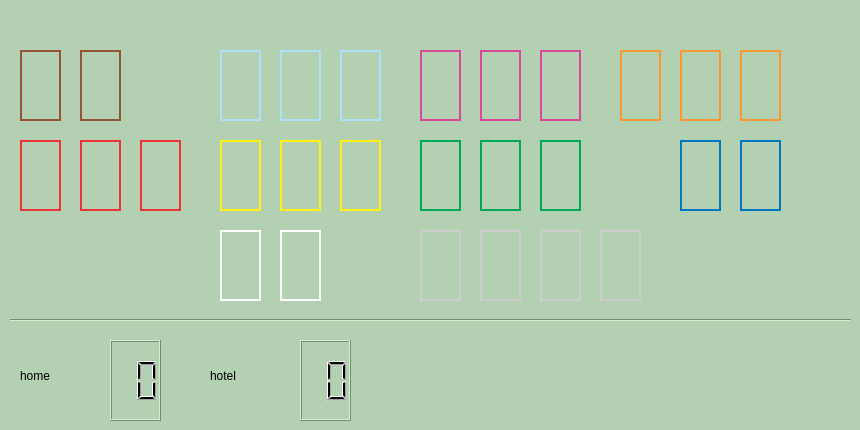
   <widget class="QWidget" name="tab2">
    <property name="autoFillBackground">
     <bool>false</bool>
    </property>
    <property name="styleSheet">
     <string notr="true">QWidget {
	background-color: #b4d0b2;
}</string>
    </property>
    <attribute name="title">
     <string>Player 2 ($1,500)</string>
    </attribute>
    <widget class="QLabel" name="a29_2">
     <property name="geometry">
      <rect>
       <x>340</x>
       <y>140</y>
       <width>41</width>
       <height>71</height>
      </rect>
     </property>
     <property name="autoFillBackground">
      <bool>false</bool>
     </property>
     <property name="styleSheet">
      <string notr="true">border: 1.5px solid #fff213</string>
     </property>
     <property name="text">
      <string/>
     </property>
    </widget>
    <widget class="QLabel" name="a23_2">
     <property name="geometry">
      <rect>
       <x>80</x>
       <y>140</y>
       <width>41</width>
       <height>71</height>
      </rect>
     </property>
     <property name="autoFillBackground">
      <bool>false</bool>
     </property>
     <property name="styleSheet">
      <string notr="true">border: 1.5px solid #ee3338</string>
     </property>
     <property name="text">
      <string/>
     </property>
    </widget>
    <widget class="QLabel" name="a3_2">
     <property name="geometry">
      <rect>
       <x>80</x>
       <y>50</y>
       <width>41</width>
       <height>71</height>
      </rect>
     </property>
     <property name="autoFillBackground">
      <bool>false</bool>
     </property>
     <property name="styleSheet">
      <string notr="true">border: 1.5px solid #955436</string>
     </property>
     <property name="text">
      <string/>
     </property>
    </widget>
    <widget class="QLabel" name="a12_2">
     <property name="geometry">
      <rect>
       <x>220</x>
       <y>230</y>
       <width>41</width>
       <height>71</height>
      </rect>
     </property>
     <property name="autoFillBackground">
      <bool>false</bool>
     </property>
     <property name="styleSheet">
      <string notr="true">border: 1.5px solid #ffffff</string>
     </property>
     <property name="text">
      <string/>
     </property>
    </widget>
    <widget class="QLCDNumber" name="home_number_2">
     <property name="geometry">
      <rect>
       <x>110</x>
       <y>340</y>
       <width>51</width>
       <height>81</height>
      </rect>
     </property>
     <property name="digitCount">
      <number>2</number>
     </property>
    </widget>
    <widget class="QLabel" name="a18_2">
     <property name="geometry">
      <rect>
       <x>680</x>
       <y>50</y>
       <width>41</width>
       <height>71</height>
      </rect>
     </property>
     <property name="autoFillBackground">
      <bool>false</bool>
     </property>
     <property name="styleSheet">
      <string notr="true">border: 1.5px solid #f89734</string>
     </property>
     <property name="text">
      <string/>
     </property>
    </widget>
    <widget class="QLabel" name="a6_2">
     <property name="geometry">
      <rect>
       <x>220</x>
       <y>50</y>
       <width>41</width>
       <height>71</height>
      </rect>
     </property>
     <property name="autoFillBackground">
      <bool>false</bool>
     </property>
     <property name="styleSheet">
      <string notr="true">border: 1.5px solid #ade1fa</string>
     </property>
     <property name="text">
      <string/>
     </property>
    </widget>
    <widget class="QLabel" name="a21_2">
     <property name="geometry">
      <rect>
       <x>20</x>
       <y>140</y>
       <width>41</width>
       <height>71</height>
      </rect>
     </property>
     <property name="autoFillBackground">
      <bool>false</bool>
     </property>
     <property name="styleSheet">
      <string notr="true">border: 1.5px solid #ee3338</string>
     </property>
     <property name="text">
      <string/>
     </property>
    </widget>
    <widget class="QLabel" name="a16_2">
     <property name="geometry">
      <rect>
       <x>620</x>
       <y>50</y>
       <width>41</width>
       <height>71</height>
      </rect>
     </property>
     <property name="autoFillBackground">
      <bool>false</bool>
     </property>
     <property name="styleSheet">
      <string notr="true">border: 1.5px solid #f89734</string>
     </property>
     <property name="text">
      <string/>
     </property>
    </widget>
    <widget class="QLabel" name="a39_2">
     <property name="geometry">
      <rect>
       <x>740</x>
       <y>140</y>
       <width>41</width>
       <height>71</height>
      </rect>
     </property>
     <property name="autoFillBackground">
      <bool>false</bool>
     </property>
     <property name="styleSheet">
      <string notr="true">border: 1.5px solid #0077be</string>
     </property>
     <property name="text">
      <string/>
     </property>
    </widget>
    <widget class="QLabel" name="a9_2">
     <property name="geometry">
      <rect>
       <x>340</x>
       <y>50</y>
       <width>41</width>
       <height>71</height>
      </rect>
     </property>
     <property name="autoFillBackground">
      <bool>false</bool>
     </property>
     <property name="styleSheet">
      <string notr="true">border: 1.5px solid #ade1fa</string>
     </property>
     <property name="text">
      <string/>
     </property>
    </widget>
    <widget class="Line" name="line_2">
     <property name="geometry">
      <rect>
       <x>10</x>
       <y>310</y>
       <width>841</width>
       <height>20</height>
      </rect>
     </property>
     <property name="orientation">
      <enum>Qt::Horizontal</enum>
     </property>
    </widget>
    <widget class="QLabel" name="a11_2">
     <property name="geometry">
      <rect>
       <x>420</x>
       <y>50</y>
       <width>41</width>
       <height>71</height>
      </rect>
     </property>
     <property name="autoFillBackground">
      <bool>false</bool>
     </property>
     <property name="styleSheet">
      <string notr="true">border: 1.5px solid #d94999</string>
     </property>
     <property name="text">
      <string/>
     </property>
    </widget>
    <widget class="QLabel" name="a24_2">
     <property name="geometry">
      <rect>
       <x>140</x>
       <y>140</y>
       <width>41</width>
       <height>71</height>
      </rect>
     </property>
     <property name="autoFillBackground">
      <bool>false</bool>
     </property>
     <property name="styleSheet">
      <string notr="true">border: 1.5px solid #ee3338</string>
     </property>
     <property name="text">
      <string/>
     </property>
    </widget>
    <widget class="QLabel" name="a8_2">
     <property name="geometry">
      <rect>
       <x>280</x>
       <y>50</y>
       <width>41</width>
       <height>71</height>
      </rect>
     </property>
     <property name="autoFillBackground">
      <bool>false</bool>
     </property>
     <property name="styleSheet">
      <string notr="true">border: 1.5px solid #ade1fa</string>
     </property>
     <property name="text">
      <string/>
     </property>
    </widget>
    <widget class="QLabel" name="a25_2">
     <property name="geometry">
      <rect>
       <x>540</x>
       <y>230</y>
       <width>41</width>
       <height>71</height>
      </rect>
     </property>
     <property name="autoFillBackground">
      <bool>false</bool>
     </property>
     <property name="styleSheet">
      <string notr="true">border: 1.5px solid #ccc</string>
     </property>
     <property name="text">
      <string/>
     </property>
    </widget>
    <widget class="QLabel" name="a1_2">
     <property name="geometry">
      <rect>
       <x>20</x>
       <y>50</y>
       <width>41</width>
       <height>71</height>
      </rect>
     </property>
     <property name="autoFillBackground">
      <bool>false</bool>
     </property>
     <property name="styleSheet">
      <string notr="true">border: 1.5px solid #955436</string>
     </property>
     <property name="text">
      <string/>
     </property>
    </widget>
    <widget class="QLCDNumber" name="hotel_number_2">
     <property name="geometry">
      <rect>
       <x>300</x>
       <y>340</y>
       <width>51</width>
       <height>81</height>
      </rect>
     </property>
     <property name="digitCount">
      <number>2</number>
     </property>
    </widget>
    <widget class="QLabel" name="a28_2">
     <property name="geometry">
      <rect>
       <x>280</x>
       <y>230</y>
       <width>41</width>
       <height>71</height>
      </rect>
     </property>
     <property name="autoFillBackground">
      <bool>false</bool>
     </property>
     <property name="styleSheet">
      <string notr="true">border: 1.5px solid #ffffff</string>
     </property>
     <property name="text">
      <string/>
     </property>
    </widget>
    <widget class="QLabel" name="a27_2">
     <property name="geometry">
      <rect>
       <x>280</x>
       <y>140</y>
       <width>41</width>
       <height>71</height>
      </rect>
     </property>
     <property name="autoFillBackground">
      <bool>false</bool>
     </property>
     <property name="styleSheet">
      <string notr="true">border: 1.5px solid #fff213</string>
     </property>
     <property name="text">
      <string/>
     </property>
    </widget>
    <widget class="QLabel" name="a37_2">
     <property name="geometry">
      <rect>
       <x>680</x>
       <y>140</y>
       <width>41</width>
       <height>71</height>
      </rect>
     </property>
     <property name="autoFillBackground">
      <bool>false</bool>
     </property>
     <property name="styleSheet">
      <string notr="true">border: 1.5px solid #0077be</string>
     </property>
     <property name="text">
      <string/>
     </property>
    </widget>
    <widget class="QLabel" name="a13_2">
     <property name="geometry">
      <rect>
       <x>480</x>
       <y>50</y>
       <width>41</width>
       <height>71</height>
      </rect>
     </property>
     <property name="autoFillBackground">
      <bool>false</bool>
     </property>
     <property name="styleSheet">
      <string notr="true">border: 1.5px solid #d94999</string>
     </property>
     <property name="text">
      <string/>
     </property>
    </widget>
    <widget class="QLabel" name="a19_2">
     <property name="geometry">
      <rect>
       <x>740</x>
       <y>50</y>
       <width>41</width>
       <height>71</height>
      </rect>
     </property>
     <property name="autoFillBackground">
      <bool>false</bool>
     </property>
     <property name="styleSheet">
      <string notr="true">border: 1.5px solid #f89734</string>
     </property>
     <property name="text">
      <string/>
     </property>
    </widget>
    <widget class="QLabel" name="hotel_2">
     <property name="geometry">
      <rect>
       <x>210</x>
       <y>340</y>
       <width>71</width>
       <height>71</height>
      </rect>
     </property>
     <property name="autoFillBackground">
      <bool>false</bool>
     </property>
     <property name="styleSheet">
      <string notr="true">
	border-color: &quot;black&quot;;
	border-width: 1px;</string>
     </property>
     <property name="text">
      <string>hotel</string>
     </property>
    </widget>
    <widget class="QLabel" name="a34_2">
     <property name="geometry">
      <rect>
       <x>540</x>
       <y>140</y>
       <width>41</width>
       <height>71</height>
      </rect>
     </property>
     <property name="autoFillBackground">
      <bool>false</bool>
     </property>
     <property name="styleSheet">
      <string notr="true">border: 1.5px solid #00a85a</string>
     </property>
     <property name="text">
      <string/>
     </property>
    </widget>
    <widget class="QLabel" name="home_2">
     <property name="geometry">
      <rect>
       <x>20</x>
       <y>340</y>
       <width>71</width>
       <height>71</height>
      </rect>
     </property>
     <property name="autoFillBackground">
      <bool>false</bool>
     </property>
     <property name="styleSheet">
      <string notr="true">
	border-color: &quot;black&quot;;
	border-width: 1px;</string>
     </property>
     <property name="text">
      <string>home</string>
     </property>
    </widget>
    <widget class="QLabel" name="a32_2">
     <property name="geometry">
      <rect>
       <x>480</x>
       <y>140</y>
       <width>41</width>
       <height>71</height>
      </rect>
     </property>
     <property name="autoFillBackground">
      <bool>false</bool>
     </property>
     <property name="styleSheet">
      <string notr="true">border: 1.5px solid #00a85a</string>
     </property>
     <property name="text">
      <string/>
     </property>
    </widget>
    <widget class="QLabel" name="a31_2">
     <property name="geometry">
      <rect>
       <x>420</x>
       <y>140</y>
       <width>41</width>
       <height>71</height>
      </rect>
     </property>
     <property name="autoFillBackground">
      <bool>false</bool>
     </property>
     <property name="styleSheet">
      <string notr="true">border: 1.5px solid #00a85a</string>
     </property>
     <property name="text">
      <string/>
     </property>
    </widget>
    <widget class="QLabel" name="a5_2">
     <property name="geometry">
      <rect>
       <x>420</x>
       <y>230</y>
       <width>41</width>
       <height>71</height>
      </rect>
     </property>
     <property name="autoFillBackground">
      <bool>false</bool>
     </property>
     <property name="styleSheet">
      <string notr="true">border: 1.5px solid #ccc</string>
     </property>
     <property name="text">
      <string/>
     </property>
    </widget>
    <widget class="QLabel" name="a15_2">
     <property name="geometry">
      <rect>
       <x>480</x>
       <y>230</y>
       <width>41</width>
       <height>71</height>
      </rect>
     </property>
     <property name="autoFillBackground">
      <bool>false</bool>
     </property>
     <property name="styleSheet">
      <string notr="true">border: 1.5px solid #ccc</string>
     </property>
     <property name="text">
      <string/>
     </property>
    </widget>
    <widget class="QLabel" name="a14_2">
     <property name="geometry">
      <rect>
       <x>540</x>
       <y>50</y>
       <width>41</width>
       <height>71</height>
      </rect>
     </property>
     <property name="autoFillBackground">
      <bool>false</bool>
     </property>
     <property name="styleSheet">
      <string notr="true">border: 1.5px solid #d94999</string>
     </property>
     <property name="text">
      <string/>
     </property>
    </widget>
    <widget class="QLabel" name="a26_2">
     <property name="geometry">
      <rect>
       <x>220</x>
       <y>140</y>
       <width>41</width>
       <height>71</height>
      </rect>
     </property>
     <property name="autoFillBackground">
      <bool>false</bool>
     </property>
     <property name="styleSheet">
      <string notr="true">border: 1.5px solid #fff213</string>
     </property>
     <property name="text">
      <string/>
     </property>
    </widget>
    <widget class="QLabel" name="a35_2">
     <property name="geometry">
      <rect>
       <x>600</x>
       <y>230</y>
       <width>41</width>
       <height>71</height>
      </rect>
     </property>
     <property name="autoFillBackground">
      <bool>false</bool>
     </property>
     <property name="styleSheet">
      <string notr="true">border: 1.5px solid #ccc</string>
     </property>
     <property name="text">
      <string/>
     </property>
    </widget>
   </widget>
